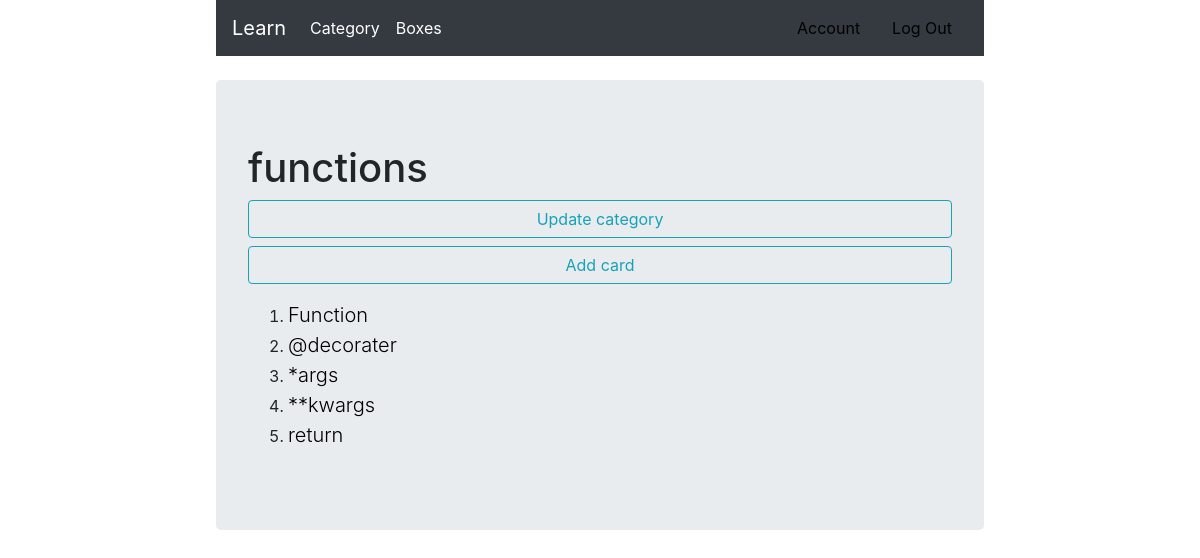
Page /category/function (signed in) on the committed database.
### card/models.py (models this page shows, shortened)
class Category(models.Model):
    author = models.ForeignKey(User, on_delete=models.CASCADE)
    name = models.CharField(max_length=255)
    slug = models.SlugField(max_length=255, verbose_name='URL')
    description = models.CharField(max_length=255, blank=True)
    time_create = models.DateTimeField(auto_now_add=True)

class Card(models.Model):
    TERM = "T"
    WORD = "W"
    TYPE_OF_CARD_CHOICES = [
        (WORD, 'Word'),
        (TERM, 'Term'),
        (None, 'Choose card type'),
    ]
    author = models.ForeignKey(User, on_delete=models.CASCADE)
    name = models.CharField(max_length=255)
    card_type = models.CharField(max_length=1, choices=TYPE_OF_CARD_CHOICES)
    transcription = models.TextField(blank=True)
    translate = models.TextField(blank=True)
    content = models.TextField(blank=True)
    time_create = models.DateTimeField(auto_now_add=True)
    time_first_show = models.DateTimeField(null=True)
    time_last_show = models.DateTimeField(auto_now=True)
    time_next_show = models.DateTimeField(auto_now_add=True)
    count_shows = models.IntegerField(default=0)  # if count_shows == -1 ie mean that word is leard for ever.
    category = models.ManyToManyField('Category')
    def get_absolute_url(self):
        return reverse('card', kwargs={'card_id': self.pk, 'category_slug': self.category.all()[0].slug})
    class Meta:
        ordering = ["time_create"]

### card/views.py (the view)
# urls.py: path('category/<slug:category_slug>', category,  name="category"),
@login_required()
def category(requests, category_slug):
    category = Category.objects.get(author=requests.user, slug=category_slug)
    data = {'cards': category.card_set.all(),
            'category': category,
            }
    return render(requests, "category/category.html", data)

### card/templates/category/category.html (shortened to what this page needs)
{% extends 'learning_cards/base.html' %}
{% block content_title %}
    {{ category.name }}
{% endblock%}
{% block content %}
            <a class="btn btn-outline-info btn-md btn-block"  href="{% url 'update_category' category.slug %}" role="button">Update category</a>
            <a class="btn btn-outline-info btn-md btn-block"  href="{% url 'add_card' category.slug %}" role="button">Add card</a>
            <ol>
                {% for card in cards %}
                    <li >
                        <a class="lead" href="{{ card.get_absolute_url }}">{{ card.name }}</a>
                    </li>
                {% endfor %}
            </ol>
{% endblock %}

### learning_cards/templates/learning_cards/base.html (style rules this page uses)
A { color: #000000; }

### rows in the picture
Category: name "functions"
Card: name "Function"
Card: name "@decorater"
Card: name "*args"
Card: name "**kwargs"
Card: name "return"
